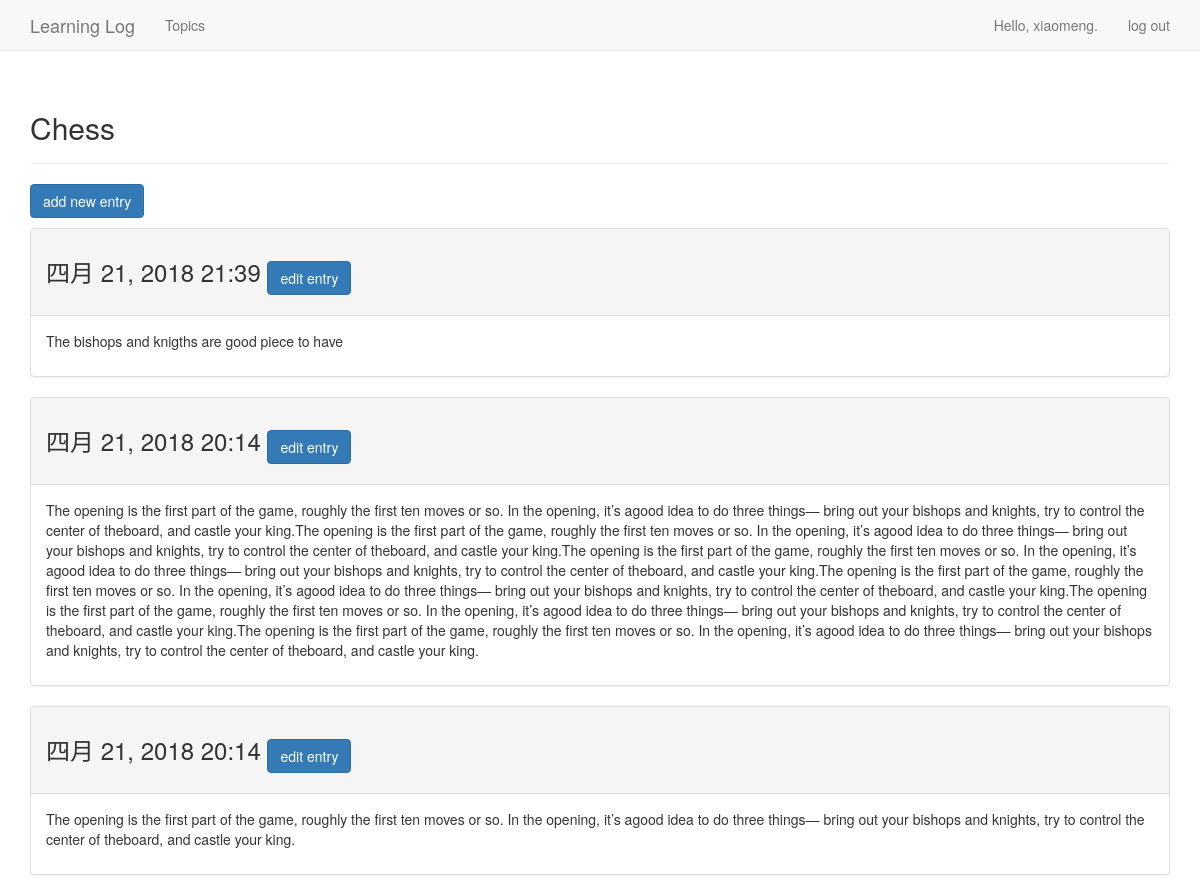
The page /topics/1/ (signed in) on the database its author committed.
### learning_logs/models.py (models this page shows, shortened)
class Topic(models.Model):
    text = models.CharField(max_length=200)
    date_added = models.DateTimeField(auto_now_add=True)
    owner = models.ForeignKey(User)
    def __str__(self):
        return self.text

class Entry(models.Model):
    topic = models.ForeignKey(Topic)
    text = models.TextField()
    date_added = models.DateTimeField(auto_now_add=True)
    class Meta:
        verbose_name_plural = 'entries'

### learning_logs/views.py (the view)
# urls.py: url(r'^topics/(?P<topic_id>\d+)/$', views.topic, name='topic'),
@login_required
def topic(request, topic_id):
    topic = Topic.objects.get(id=topic_id)
    if topic.owner != request.user:
        raise Http404
    entries = topic.entry_set.order_by('-date_added')
    context = {'topic': topic, 'entries': entries}
    return render(request, 'learning_logs/topic.html', context)

### templates/learning_logs/topic.html
{% extends 'learning_logs/base.html' %}
{% block header %}
  <h2>{{ topic }}</h2>
{% endblock header %}
{% block content %}
  <p>
    <a href="{% url 'learning_logs:new_entry' topic.id %}" class="btn btn-primary">add new entry</a>
  </p>
  {% for entry in entries %}
    <div class="panel panel-default">
      <div class="panel-heading">
        <h3>
          {{ entry.date_added|date:'M d, Y H:i' }}
          <small>
            <a href="{% url 'learning_logs:edit_entry' entry.id %}" class="btn btn-primary">
              edit entry</a>
          </small>
        </h3>
      </div>
      <div class="panel-body">
        {{ entry.text|linebreaks }}
      </div>
    </div>
  {% empty %}
    There are no entries for this topic yet.
  {% endfor %}
{% endblock content %}

### templates/learning_logs/base.html (shortened to what this page needs)
{% load bootstrap3 %}
<!DOCTYPE html>
<html lang="en">
  <head>
    {% bootstrap_css %}
  </head>
  <body>
    <nav class="navbar navbar-default navbar-static-top">
      <div class="container">
        <div class="navbar-header">
          <a class="navbar-brand" href="{% url 'learning_logs:index' %}">
              Learning Log</a>
        </div>
        <div id="navbar" class="navbar-collapse collapse">
          <ul class="nav navbar-nav">
            <li><a href="{% url 'learning_logs:topics' %}">Topics</a></li>
          </ul>
          <ul class="nav navbar-nav navbar-right">
            {% if user.is_authenticated %}
              <li><a>Hello, {{ user.username }}.</a></li>
              <li><a href="{% url 'users:logout' %}">log out</a></li>
            {% else %}
              <li><a href="{% url 'users:register' %}">register</a></li>
              <li><a href="{% url 'users:login' %}">log in</a></li>
            {% endif %}
          </ul>
        </div>
      </div>
    </nav>
    <div class="container">
      <div class="page-header">
        {% block header %}{% endblock %}
      </div>
      <div>
        {% block content %}{% endblock %}
      </div>
    </div>
  </body>
</html>

### rows shown on the page
Topic: text "Chess"
Entry: date_added "四月 21, 2018 21:39", text "The bishops and knigths are good piece to have"
Entry: date_added "四月 21, 2018 20:14", text "The opening is the first part of the game, roughly the first ten moves or so. In the opening, it’s agood idea to do three things— bring out your bishops and knights, try to control the center of theboard, and castle your king.The opening is the first part of the game, roughly the first ten moves or so. In the opening, it’s agood idea to do three things— bring out your bishops and knights, try to control the center of theboard, and castle your king.The opening is the first part of the game, roughly the first ten moves or so. In the opening, it’s agood idea to do three things— bring out your bishops and knights, try to control the center of theboard, and castle your king.The opening is the…"
Entry: date_added "四月 21, 2018 20:14", text "The opening is the first part of the game, roughly the first ten moves or so. In the opening, it’s agood idea to do three things— bring out your bishops and knights, try to control the center of theboard, and castle your king."

### other values the page prints
{{ user.username }} "xiaomeng"
